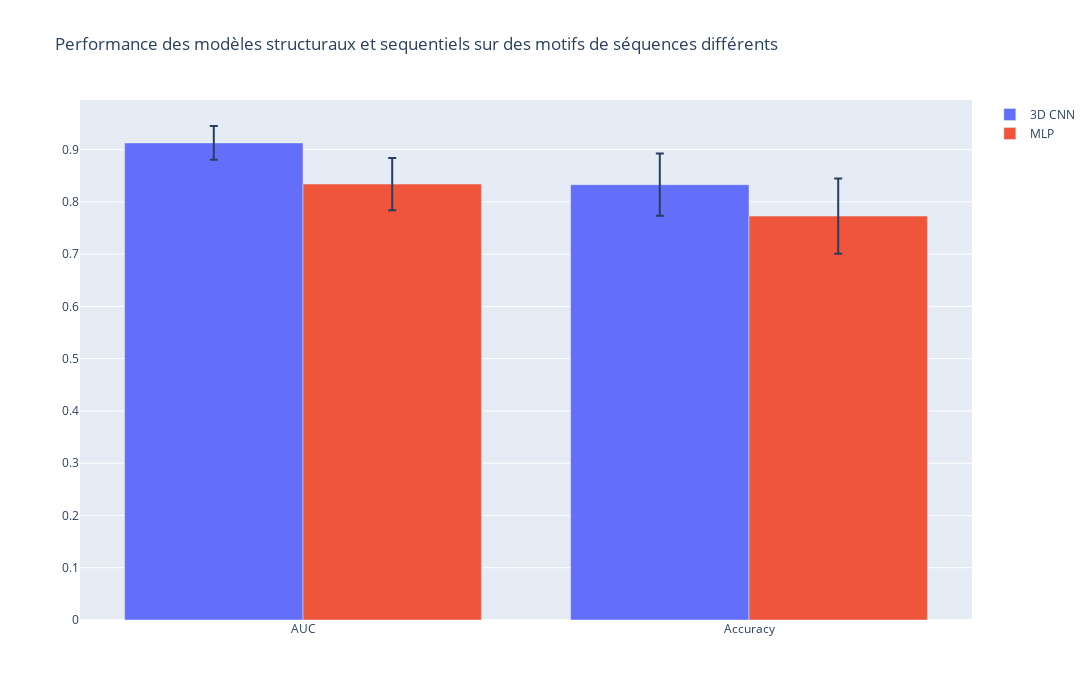

The notebook cell saved with this chart:
### Code cell
# Draw metrics comparison between shuffled, clustered models for the CNN and MLP:
models_metrics_path = "/projects/0/einf2380/data/reports/metrics_csv/hla0201_9mers_experiments_only_clustered.csv"
# models_metrics_path = "best_models_metrics.csv"
df = pd.read_csv(models_metrics_path)
fig = go.Figure()
# x = ["AUC", "MCC", "Accuracy", "f1_score"]
x = ["AUC", "Accuracy"]
for model_path in df["model_path"]:
    fig.add_trace(go.Bar(
        x=x,
        y=df.loc[df["model_path"]==model_path,
            # ["auc_mean", "mcc_mean", "accuracy_mean", "f1_mean"]].values[0],
            ["auc_mean", "accuracy_mean"]].values[0],
        name=model_path,
        error_y=dict(
            type="data",
            array=df.loc[df["model_path"]==model_path,
                ["auc_std", "accuracy_std"]].values[0],
        )
    ))
fig.update_layout(
    barmode="group",
    title_text="Performance des modèles structuraux et sequentiels sur des motifs de séquences différents",
    autosize=False,
    width=1500,
    height=700
)
fig.show()
fig.write_image(
    f"/projects/0/einf2380/data/reports/figures/exp_results/{models_metrics_path.split('/')[-1].replace('.csv', '')}.svg",
)

### Figure 1 — Plotly figure (JSON) as saved in the notebook; plotly's stock layout.template omitted (floating-point values rounded to 4 significant figures)
{"data": [{"error_y": {"array": [0.03236, 0.05958], "type": "data"}, "name": "3D CNN", "type": "bar", "x": ["AUC", "Accuracy"], "y": [0.9127, 0.8328]}, {"error_y": {"array": [0.04995, 0.07213], "type": "data"}, "name": "MLP", "type": "bar", "x": ["AUC", "Accuracy"], "y": [0.8341, 0.7727]}], "layout": {"autosize": false, "barmode": "group", "height": 700, "title": {"text": "Performance des modèles structuraux et sequentiels sur des motifs de séquences différents"}, "width": 1500}}
